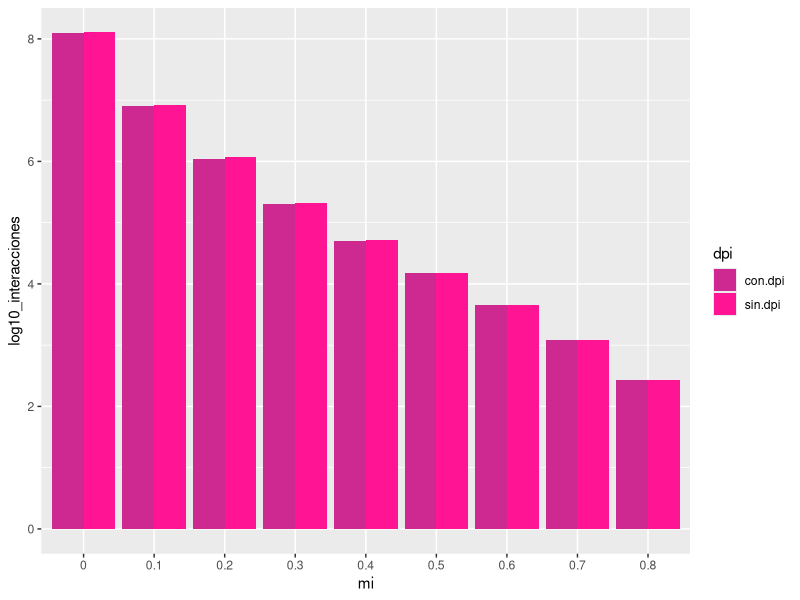
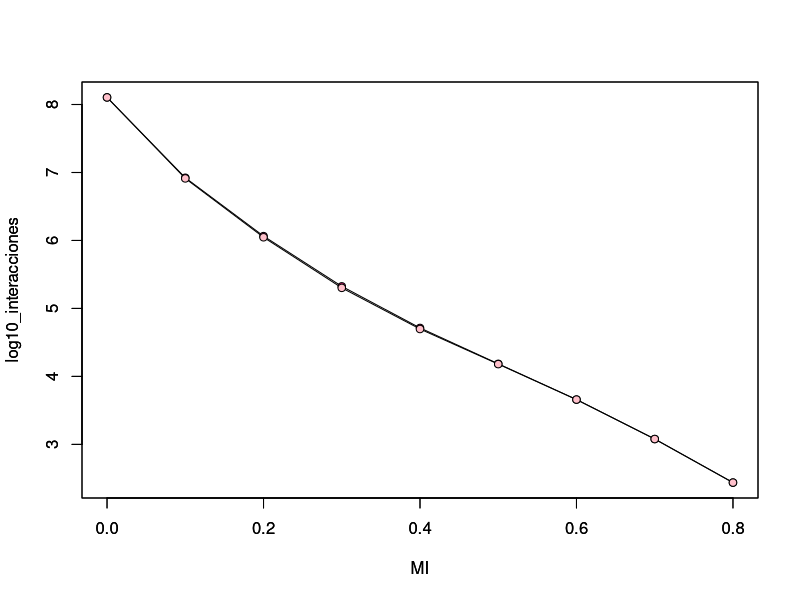

These charts were generated, in order, by the following R code:
# data set
# mutual information values
mi <- c(0, 0.1, 0.2, 0.3, 0.4, 0.5, 0.6, 0.7, 0.8, 0, 0.1, 0.2, 0.3, 0.4, 0.5, 0.6, 0.7, 0.8)

# data with or without dpi in order
dpi <- c('sin.dpi', 'sin.dpi', 'sin.dpi', 'sin.dpi','sin.dpi', 'sin.dpi', 'sin.dpi','sin.dpi','sin.dpi', 'con.dpi', 'con.dpi', 'con.dpi', 'con.dpi','con.dpi', 'con.dpi', 'con.dpi', 'con.dpi', 'con.dpi')

# log 10 of the number of interaction for that mi value interaction
log10_interacciones <- log10(c(127465765, 8380507, 1160687, 211581, 51689, 15320, 4560, 1198, 274, 126871142, 8159284, 1111557, 200424, 49708, 15147, 4557, 1198, 274))

# create data.frame
w <- cbind(mi,log10_interacciones, dpi)

# graph
library(ggplot2)
w <- as.data.frame(w)
w$log10_interacciones <- as.numeric(as.character(w$log10_interacciones))
ggplot(w, aes(mi, log10_interacciones, fill = dpi)) + 
  geom_bar(stat="identity", position = "dodge") + 
  scale_fill_manual(values = c("maroon3", "deeppink1"))

# line plot
# mutual information values (without dpi)
mi_sindpi <- c(0, 0.1, 0.2, 0.3, 0.4, 0.5, 0.6, 0.7, 0.8)

# log 10 of the number of interactions (without dpi) 
log10_interacciones_sindpi<- log10(c(127465765, 8380507, 1160687, 211581, 51689, 15320, 4560, 1198, 274))

# get data.frame (without dpi)
w_sindpi <- cbind(mi_sindpi, log10_interacciones_sindpi)
plot(w_sindpi, xlab = "MI" ,ylab = "log10_interacciones", type = "o", pch= 21, bg="#dd1c77")
par(new=TRUE)

#  mutual information values (with dpi)
mi_dpi <- c(0, 0.1, 0.2, 0.3, 0.4, 0.5, 0.6, 0.7, 0.8)

# log 10 of the number of interactions (with dpi)
log10_interacciones_dpi <- log10(c(126871142, 8159284, 1111557, 200424, 49708, 15147, 4557, 1198, 274))

# get data.frame (with dpi)
w_dpi <- cbind(mi_dpi,log10_interacciones_dpi)

# plot and facet by categorie
plot(w_dpi, xlab = "MI" ,ylab = "log10_interacciones", type = "o", pch= 21, bg="pink")
